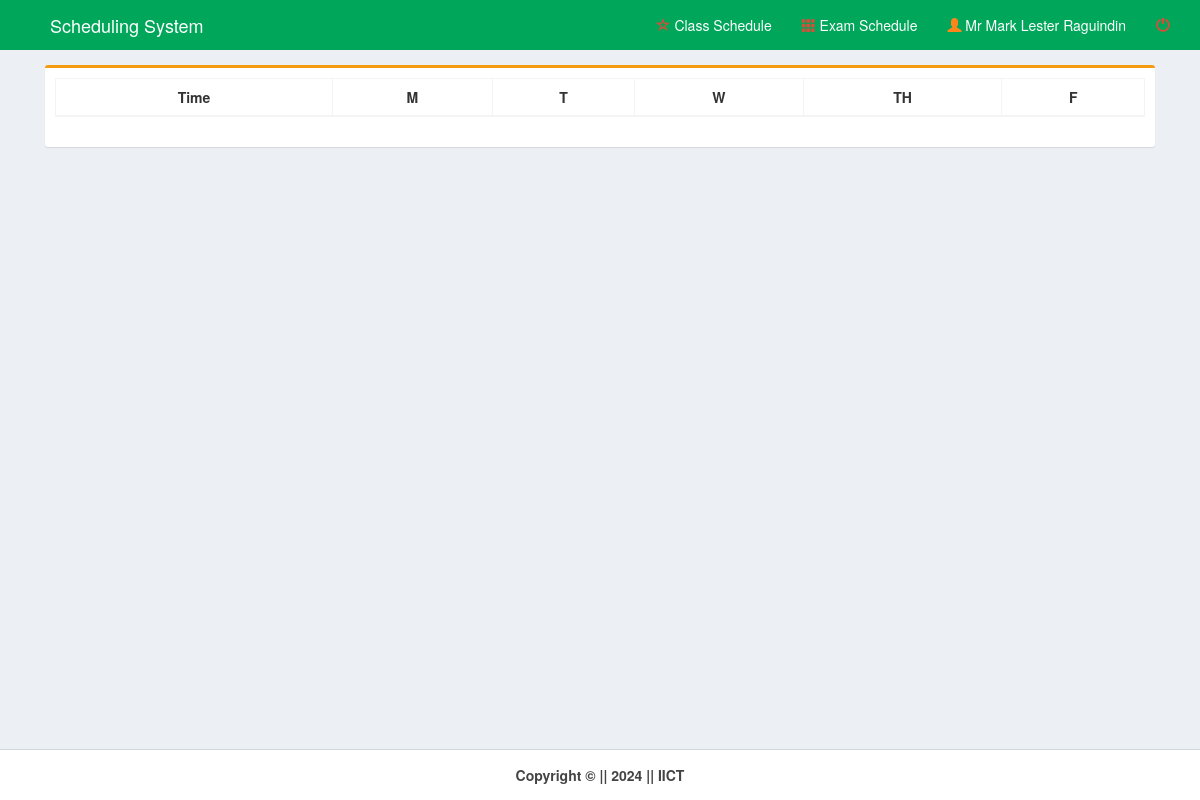
Page /pages/faculty_home.php (signed in) on the earlier database version.
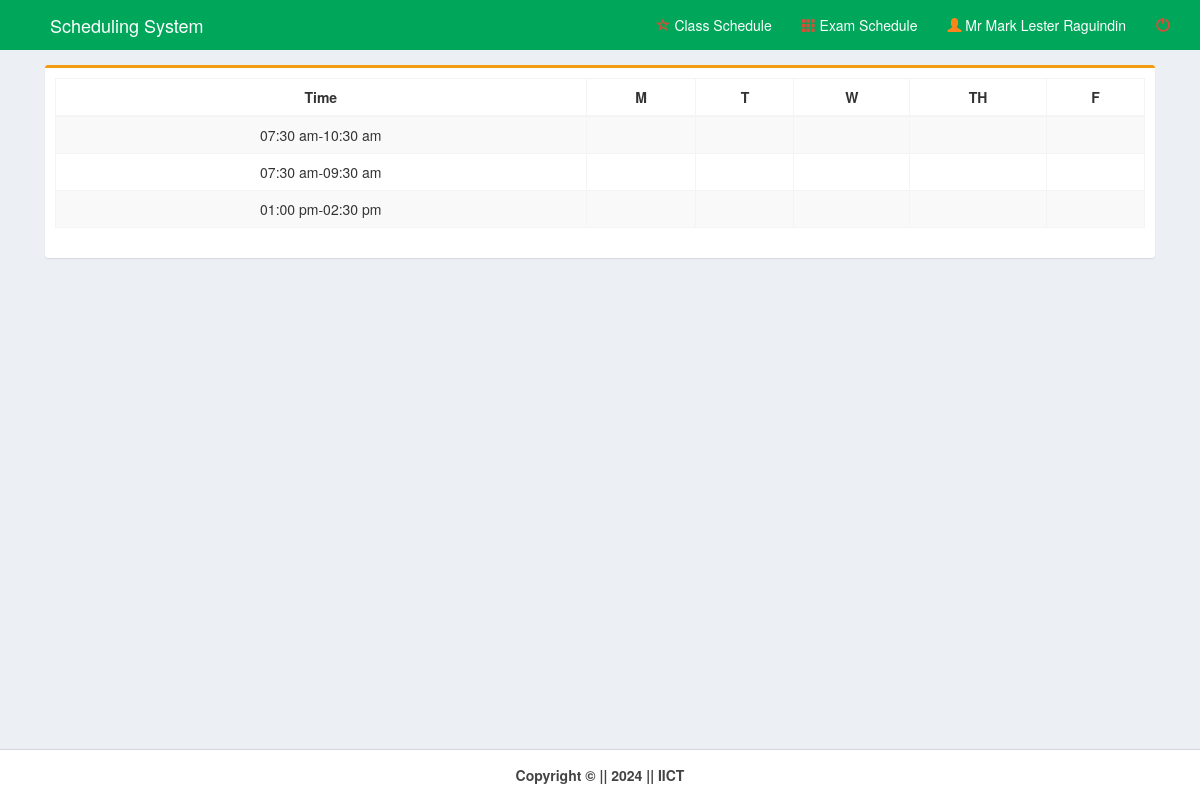
Same page on the later database version.
### tables this page shows
CREATE TABLE `time` (
  `time_id` int(11) NOT NULL,
  `time_start` time NOT NULL,
  `time_end` time NOT NULL,
  `days` varchar(15) NOT NULL
);

### pages/faculty_home.php (the view, shortened to what this page needs)
<!DOCTYPE html>
<html>
<head>
    <link rel="stylesheet" href="../bootstrap/css/bootstrap.min.css">
    <link rel="stylesheet" href="../plugins/datatables/dataTables.bootstrap.css">
    <link rel="stylesheet" href="../dist/css/AdminLTE.min.css">
    <link rel="stylesheet" href="../plugins/select2/select2.min.css">
    <link rel="stylesheet" href="../dist/css/skins/_all-skins.min.css">
</head>
<body class="hold-transition skin-green layout-top-nav" onload="myFunction()">
<div class="wrapper">
    <?php include('../dist/includes/header_faculty.php');?>
    <div class="content-wrapper">
        <div class="container">
            <section class="content">
                <div class="row">
                    <div class="col-md-12">
                        <div class="box box-warning">
                            <form method="post" id="reg-form">
                                <div class="box-body">
                                    <div class="row">
                                        <div class="col-md-12">
                                            <table class="table table-bordered table-striped table-hover">
                                                <thead>
                                                    <tr>
                                                        <th class="text-center">Time</th>
                                                        <th class="text-center">M</th>
                                                        <th class="text-center">T</th>
                                                        <th class="text-center">W</th>
                                                        <th class="text-center">TH</th>
                                                        <th class="text-center">F</th>
                                                    </tr>
                                                </thead>
                                                <tbody>
                                                <?php
                                                include('../dist/includes/dbcon.php');
                                                $query=mysqli_query($con,"SELECT * FROM time WHERE days='mtwthf' ORDER BY time_start") or die(mysqli_error($con));
                                                while($row=mysqli_fetch_array($query)){
                                                    $start=date("h:i a",strtotime($row['time_start']));
                                                    $end=date("h:i a",strtotime($row['time_end']));
                                                ?>
                                                <tr>
                                                    <td class="text-center"><?php echo $start."-".$end;?></td>
                                                    <td><?php
                                                    ?></td>
                                                    <td><?php
                                                    ?></td>
                                                    <td><?php
                                                    ?></td>
                                                    <td><?php
                                                    ?></td>
                                                    <td><?php
                                                    ?></td>
                                                </tr>
                                                <?php }?>
                                                </tbody>
                                            </table>
                                        </div>
                                    </div>
                                </div>
                            </form>
                        </div>
                    </div>
                </div>
            </section>
        </div>
    </div>
    <?php include('../dist/includes/footer.php');?>
</div>
</body>
</html>

Differences in the rows shown:
now on this page (row edited): time: time_start "07:30 am", time_end "10:30 am"
added time: time_start "07:30 am", time_end "09:30 am"
added time: time_start "01:00 pm", time_end "02:30 pm"
